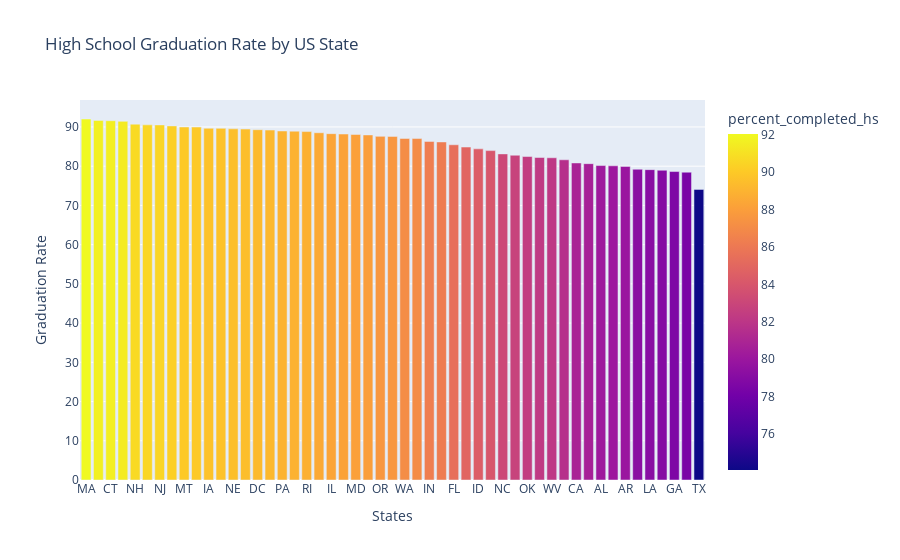

Notebook cell for this chart:
### Code cell
fig = px.bar(
    data_frame=df_pct_graduation_by_states,
    x="Geographic Area",
    y="percent_completed_hs",
    color="percent_completed_hs",
    title="High School Graduation Rate by US State"
)

fig.update_layout(
    xaxis_title="States",
    yaxis_title="Graduation Rate"
)

fig.show()

### Figure 1 — Plotly figure (JSON) as saved in the notebook; plotly's stock layout.template omitted (floating-point values rounded to 4 significant figures)
{"data": [{"hovertemplate": "Geographic Area=%{x}<br>percent_completed_hs=%{marker.color}<extra></extra>", "legendgroup": "", "marker": {"color": [92.03, 91.67, 91.59, 91.43, 90.71, 90.54, 90.52, 90.26, 89.99, 89.98, 89.67, 89.64, 89.52, 89.47, 89.3, 89.21, 88.97, 88.93, 88.82, 88.52, 88.29, 88.2, 88.08, 87.97, 87.6, 87.6, 87.07, 87.05, 86.32, 86.18, 85.46, 84.88, 84.42, 83.97, 83.14, 82.79, 82.46, 82.22, 82.14, 81.63, 80.82, 80.65, 80.16, 80.1, 79.95, 79.22, 79.12, 78.97, 78.63, 78.47, 74.09], "coloraxis": "coloraxis", "pattern": {"shape": ""}}, "name": "", "orientation": "v", "showlegend": false, "textposition": "auto", "type": "bar", "x": ["MA", "HI", "CT", "ME", "NH", "NY", "NJ", "WI", "MT", "VT", "IA", "UT", "NE", "MN", "DC", "MI", "PA", "CO", "RI", "DE", "IL", "OH", "MD", "KS", "OR", "ND", "WA", "NV", "IN", "SD", "FL", "VA", "ID", "WY", "NC", "MO", "OK", "KY", "WV", "TN", "CA", "SC", "AL", "AK", "AR", "AZ", "LA", "NM", "GA", "MS", "TX"], "xaxis": "x", "y": [92.03, 91.67, 91.59, 91.43, 90.71, 90.54, 90.52, 90.26, 89.99, 89.98, 89.67, 89.64, 89.52, 89.47, 89.3, 89.21, 88.97, 88.93, 88.82, 88.52, 88.29, 88.2, 88.08, 87.97, 87.6, 87.6, 87.07, 87.05, 86.32, 86.18, 85.46, 84.88, 84.42, 83.97, 83.14, 82.79, 82.46, 82.22, 82.14, 81.63, 80.82, 80.65, 80.16, 80.1, 79.95, 79.22, 79.12, 78.97, 78.63, 78.47, 74.09], "yaxis": "y"}], "layout": {"barmode": "relative", "coloraxis": {"colorbar": {"title": {"text": "percent_completed_hs"}}, "colorscale": [[0, "#0d0887"], [0.1111, "#46039f"], [0.2222, "#7201a8"], [0.3333, "#9c179e"], [0.4444, "#bd3786"], [0.5556, "#d8576b"], [0.6667, "#ed7953"], [0.7778, "#fb9f3a"], [0.8889, "#fdca26"], [1, "#f0f921"]]}, "legend": {"tracegroupgap": 0}, "title": {"text": "High School Graduation Rate by US State"}, "xaxis": {"anchor": "y", "domain": [0, 1], "title": {"text": "States"}}, "yaxis": {"anchor": "x", "domain": [0, 1], "title": {"text": "Graduation Rate"}}}}
